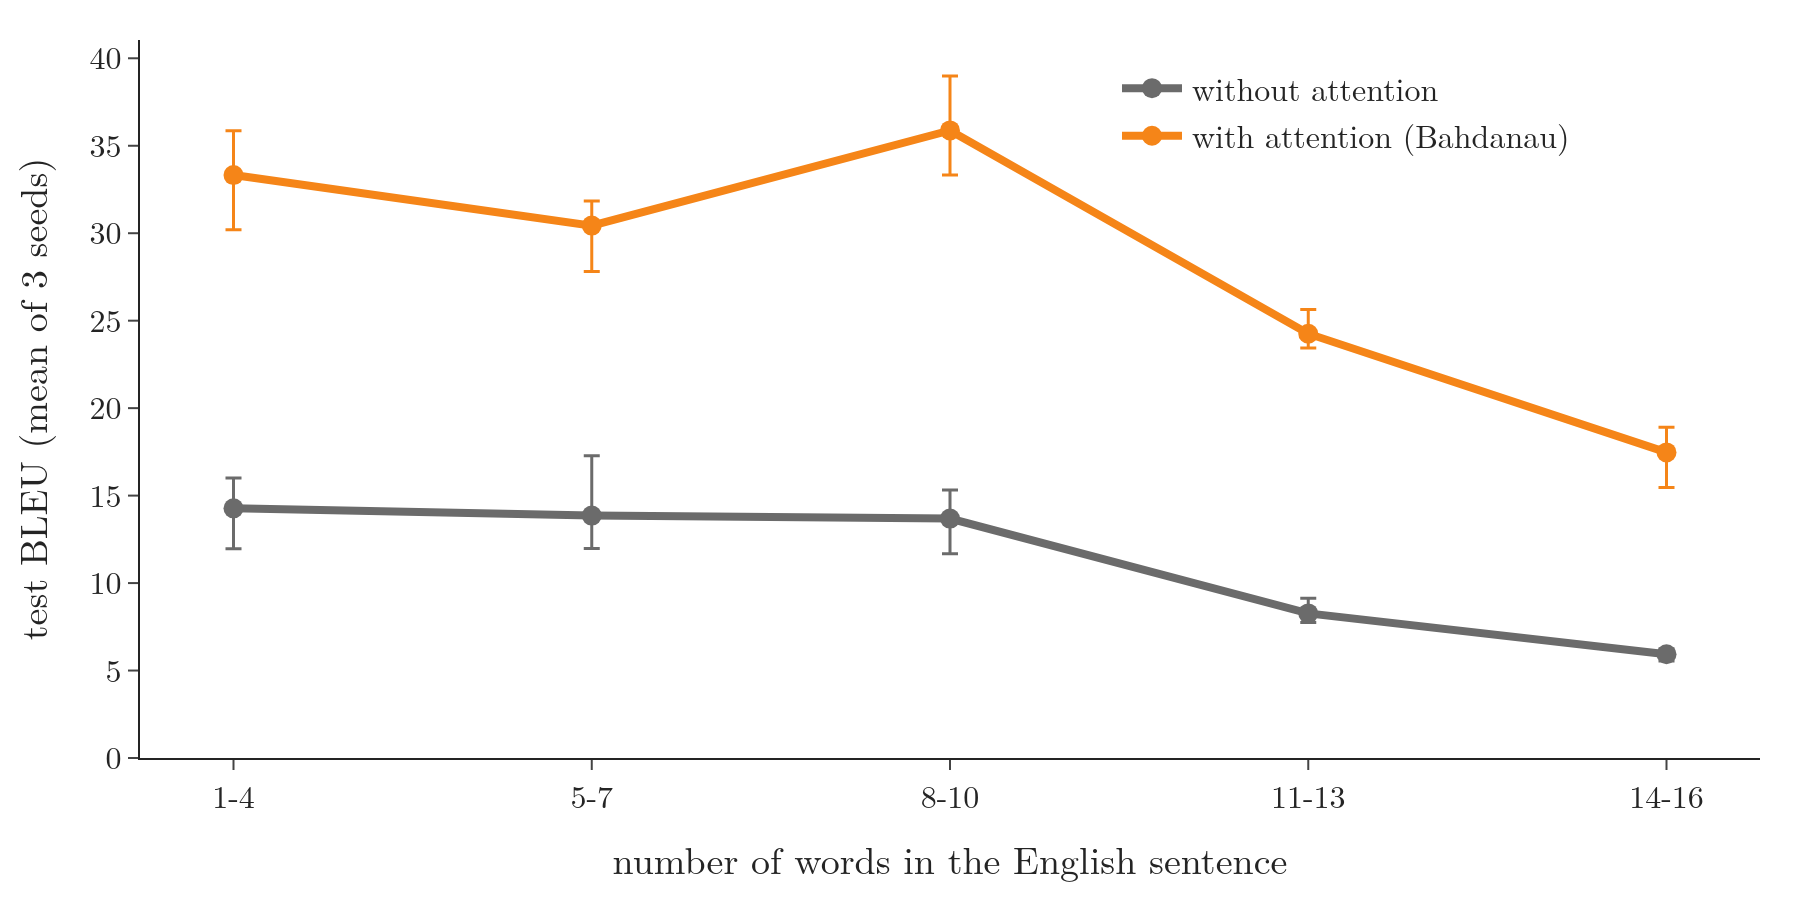

Write the Python code that produced this figure.
"""Test BLEU by English sentence length, encoder-decoder without and with attention, mean of 3 seeds (Plotly)."""
from pathlib import Path
import pandas as pd
import plotly.graph_objects as go
from common import GREY, ORANGE, FONT

here = Path(__file__).parent
a = pd.read_csv(here.parent / "data" / "bleu_by_length.csv")
a = a[a.words != "all"]
order = ["1-4", "5-7", "8-10", "11-13", "14-16"]
fig = go.Figure()
for att, name, c in ((False, "without attention", GREY), (True, "with attention (Bahdanau)", ORANGE)):
    s = a[a.attention == att].groupby("words").bleu.agg(["mean", "min", "max"]).reindex(order)
    fig.add_trace(go.Scatter(x=order, y=s["mean"], name=name, mode="lines+markers", line=dict(color=c, width=4),
                             marker=dict(size=10), error_y=dict(type="data", symmetric=False, array=s["max"] - s["mean"],
                                                                arrayminus=s["mean"] - s["min"], thickness=1.5)))
fig.update_layout(template="simple_white", width=900, height=450, font=FONT,
                  xaxis=dict(title="number of words in the English sentence"),
                  yaxis=dict(title="test BLEU (mean of 3 seeds)", rangemode="tozero"),
                  legend=dict(x=0.6, y=0.98, bgcolor="rgba(255,255,255,0.8)"), margin=dict(l=70, r=20, t=20, b=60))
fig.write_image(here / "bleu_by_length.png", scale=2)
fig.write_image(here / "bleu_by_length.pdf")
